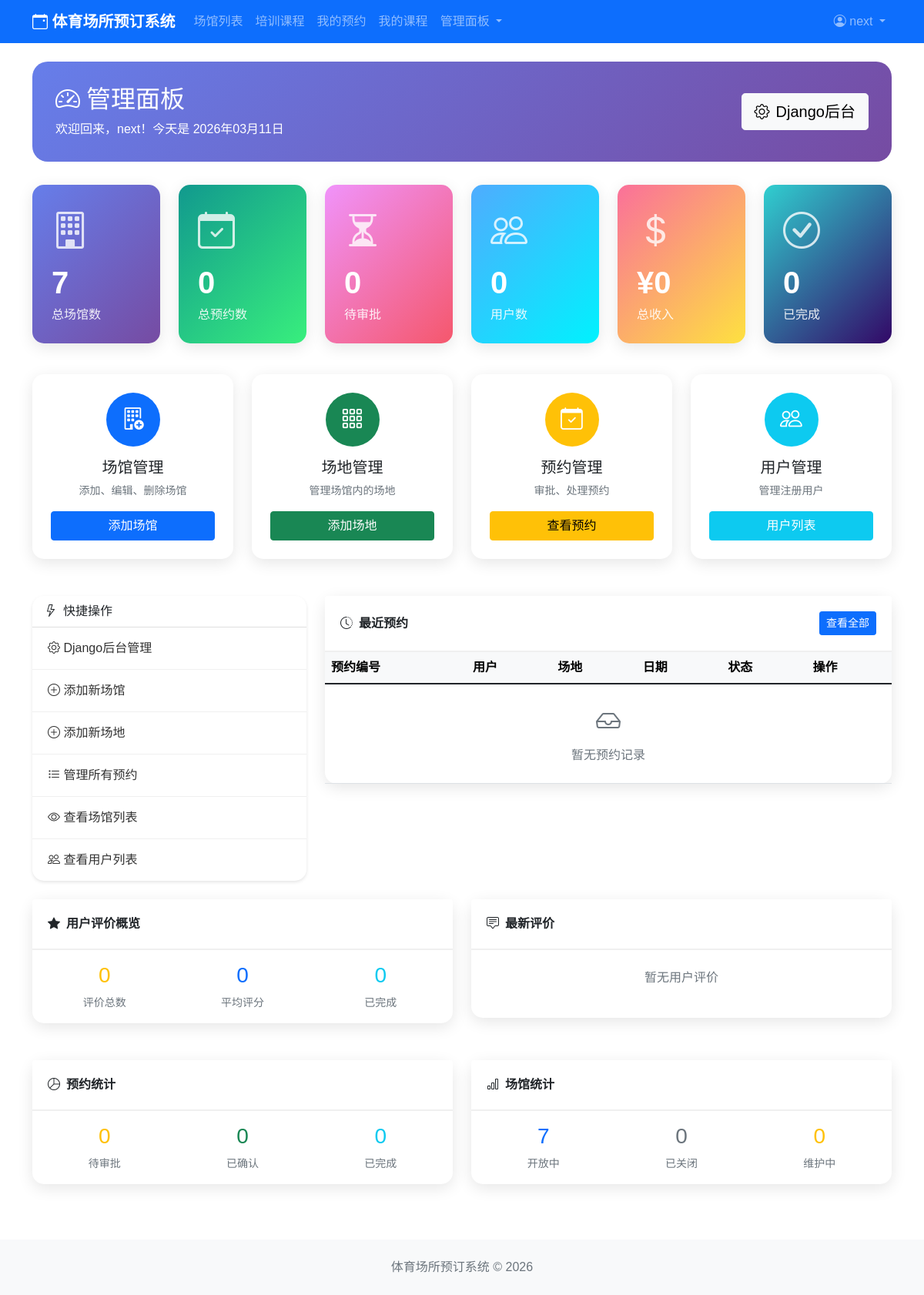
Page /dashboard/ (signed in) on the earlier database version.
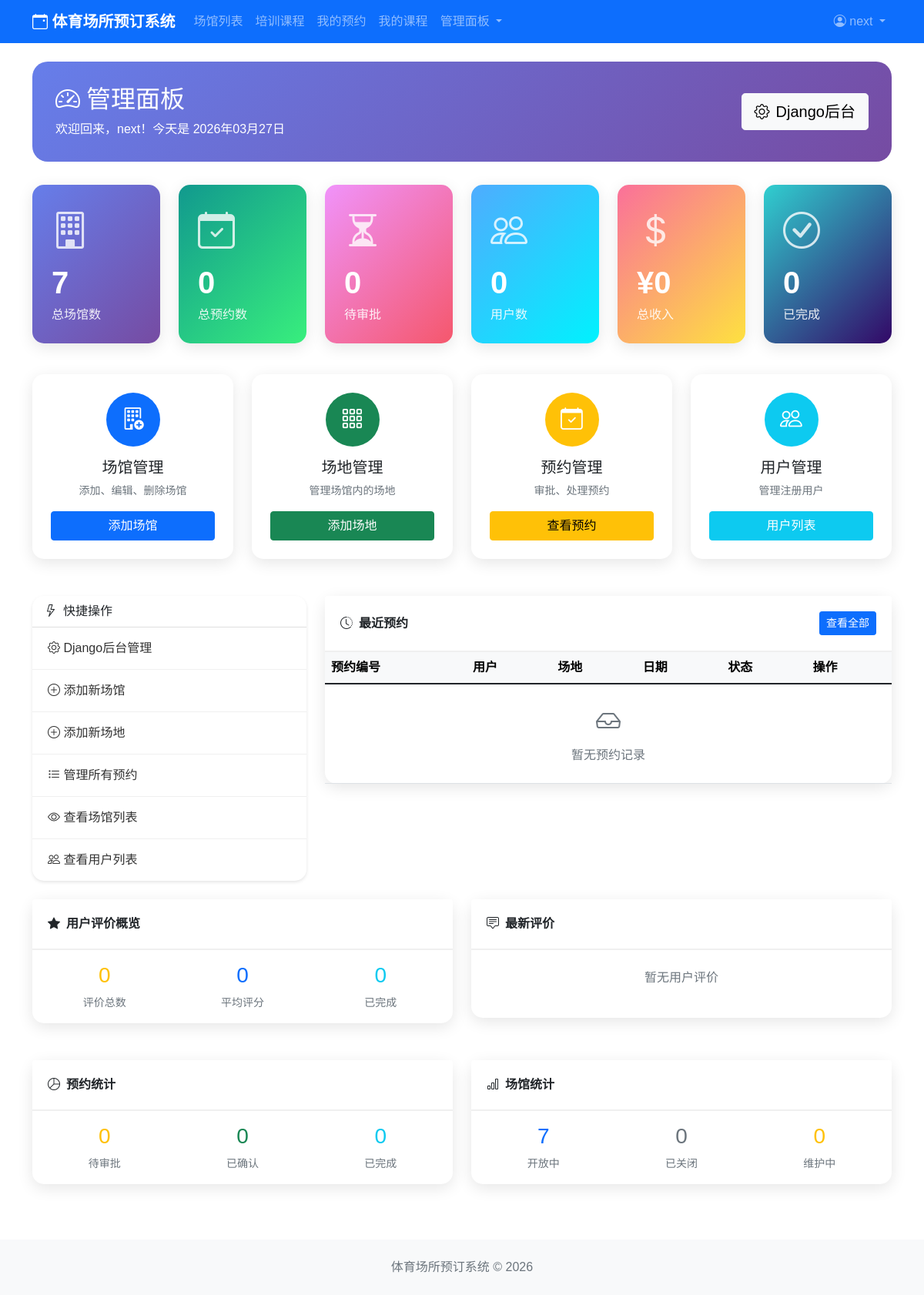
Same page on the later database version.
### users/models.py (models this page shows, shortened)
class User(AbstractBaseUser, PermissionsMixin):
    USER_TYPE_CHOICES = (
        ('user', '普通用户'),
        ('coach', '教练'),
        ('admin', '管理员'),
    )
    username = models.CharField(max_length=150, unique=True, verbose_name='用户名')
    email = models.EmailField(blank=True, verbose_name='邮箱')
    user_type = models.CharField(max_length=20, choices=USER_TYPE_CHOICES, default='user')
    phone = models.CharField(max_length=20, blank=True, verbose_name='手机号')
    avatar = models.ImageField(upload_to='avatars/', default='avatars/default.jpg', verbose_name='头像')
    is_active = models.BooleanField(default=True, verbose_name='是否激活')
    is_staff = models.BooleanField(default=False, verbose_name='是否为员工')
    created_at = models.DateTimeField(auto_now_add=True, verbose_name='创建时间')
    updated_at = models.DateTimeField(auto_now=True, verbose_name='更新时间')
    objects = UserManager()
    USERNAME_FIELD = 'username'
    REQUIRED_FIELDS = ['email']
    class Meta:
        db_table = 'users'
        verbose_name = '用户'
        verbose_name_plural = '用户'

### sports_booking/views.py (the view)
# urls.py: path('dashboard/', views.dashboard, name='dashboard'),
@login_required
def dashboard(request):
    if request.user.user_type == 'admin' or request.user.is_staff:
        return admin_dashboard(request)
    elif request.user.user_type == 'coach':
        return coach_dashboard(request)
    return user_dashboard(request)

### templates/dashboard/admin_dashboard.html (shortened to what the changed rows need)
{% extends 'base.html' %}
{% block content %}
<div class="admin-header">
    <div class="row align-items-center">
        <div class="col-md-8">
            <h2 class="mb-2"><i class="bi bi-speedometer2 me-2"></i>管理面板</h2>
            <p class="mb-0">欢迎回来，{{ request.user.username }}！今天是 {{ request.user.last_login|date:"Y年m月d日" }}</p>
        </div>
    </div>
</div>
<div class="row">
    <div class="col-lg-8 mb-4">
        <div class="card table-card">
            <div class="card-body p-0">
                <div class="table-responsive">
                    <table class="table table-hover mb-0">
                        <thead class="table-light">
                            <tr>
                                <th>预约编号</th>
                                <th>用户</th>
                                <th>场地</th>
                                <th>日期</th>
                                <th>状态</th>
                                <th>操作</th>
                            </tr>
                        </thead>
                    </table>
                </div>
            </div>
        </div>
    </div>
</div>
{% endblock %}

### templates/base.html (shortened to what this page needs)
<!DOCTYPE html>
<html lang="zh-CN">
<head>
    <link href="https://cdn.jsdelivr.net/npm/bootstrap@5.1.3/dist/css/bootstrap.min.css" rel="stylesheet">
    <link rel="stylesheet" href="https://cdn.jsdelivr.net/npm/bootstrap-icons@1.8.1/font/bootstrap-icons.css">
</head>
<body>
    <nav class="navbar navbar-expand-lg navbar-dark bg-primary">
        <div class="container">
            <a class="navbar-brand" href="{% url 'home' %}">
                <i class="bi bi-calendar-event"></i> 体育场所预订系统
            </a>
            <div class="collapse navbar-collapse" id="navbarNav">
                <ul class="navbar-nav me-auto">
                    <li class="nav-item">
                        <a class="nav-link" href="{% url 'venues:venue_list' %}">场馆列表</a>
                    </li>
                    <li class="nav-item">
                        <a class="nav-link" href="{% url 'courses:course_list' %}">培训课程</a>
                    </li>
                    {% if user.is_authenticated %}
                    <li class="nav-item">
                        <a class="nav-link" href="{% url 'bookings:my_bookings' %}">我的预约</a>
                    </li>
                    <li class="nav-item">
                        <a class="nav-link" href="{% url 'courses:my_courses' %}">我的课程</a>
                    </li>
                    {% if user.user_type == 'admin' or user.is_staff %}
                    <li class="nav-item dropdown">
                        <a class="nav-link dropdown-toggle" href="#" role="button" data-bs-toggle="dropdown">
                            管理面板
                        </a>
                    </li>
                    {% endif %}
                    {% endif %}
                </ul>
                <ul class="navbar-nav">
                    {% if user.is_authenticated %}
                    <li class="nav-item dropdown">
                        <a class="nav-link dropdown-toggle" href="#" id="userDropdown" role="button" data-bs-toggle="dropdown">
                            <i class="bi bi-person-circle"></i> {{ user.username }}
                        </a>
                    </li>
                    {% endif %}
                </ul>
            </div>
        </div>
    </nav>
    <main class="container my-4">
        {% block content %}{% endblock %}
    </main>
    <footer class="bg-light py-4 mt-5">
        <div class="container text-center">
            <p class="text-muted mb-0">体育场所预订系统 &copy; 2026</p>
        </div>
    </footer>
</body>
</html>

Differences in the rows shown:
changed User "next": user.last_login "2026年03月11日" → "2026年03月27日"
